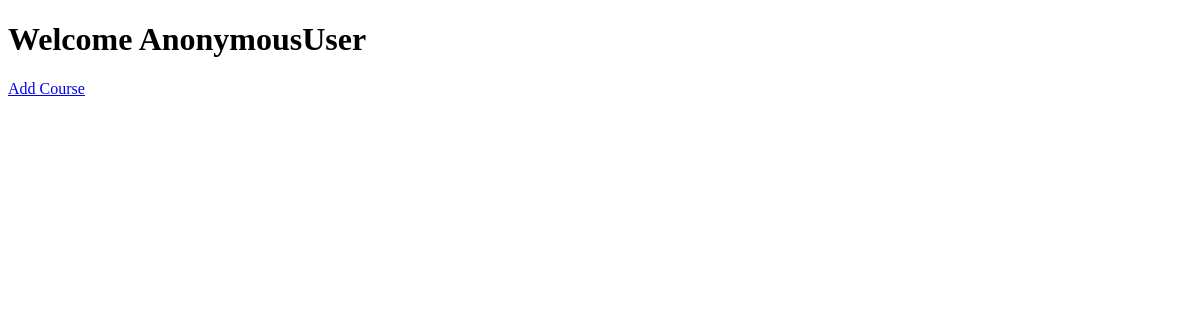
The page /instructor_dashboard on the database as committed earlier.
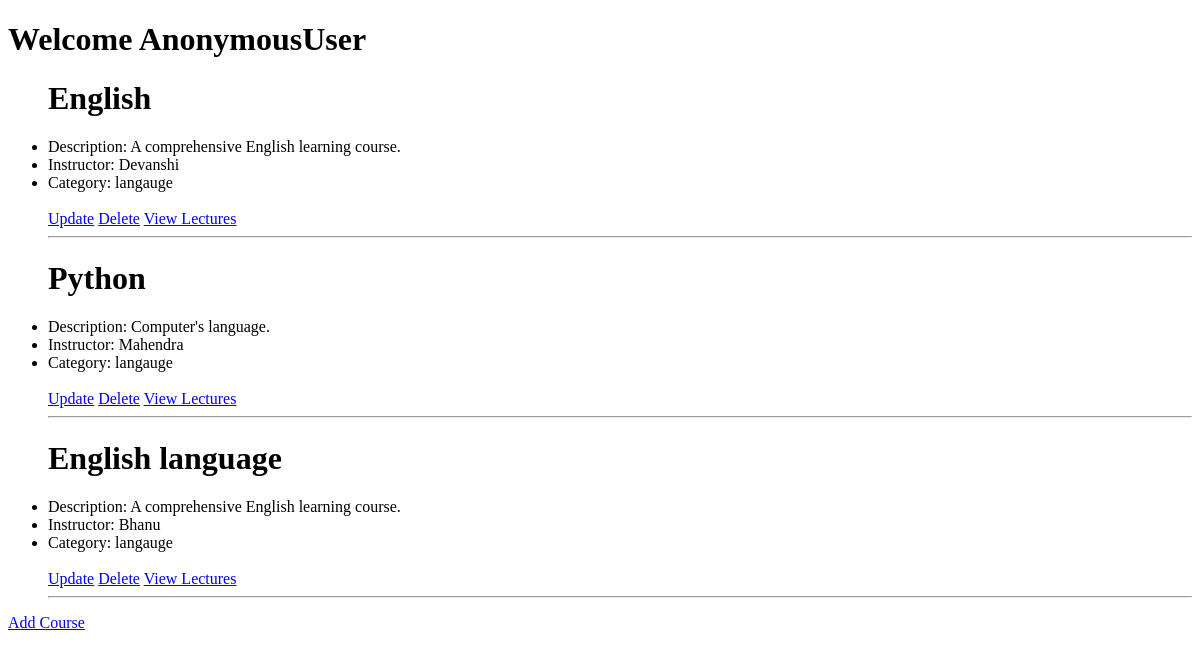
The same page on the database as committed later.
### app/models.py (models this page shows, shortened)
class Course(models.Model):
    title=models.CharField(max_length=100)
    description=models.TextField()
    instructor=models.CharField(max_length=100)
    category=models.ForeignKey(Category, on_delete=models.CASCADE)

class Category(models.Model):
    category_choice=(('science', 'Science'),('math', 'Math'),('langauge', 'Language'),('computer', 'Computer'),('electronics', 'Electronics'))
    name=models.CharField(max_length=100, choices=category_choice, default='computer')
    def __str__(self):
        return self.name

### app/views.py (the view)
# urls.py: path('instructor_dashboard', views.instructor_dashboard, name='instructor_dashboard'),
def instructor_dashboard(request):
    all_course = Course.objects.all()
    return render(request, 'app/instructor_dashboard.html', {'all_course': all_course})

### templates/app/instructor_dashboard.html (shortened to what this page needs)
<!DOCTYPE html>
<html lang="en">
<head>
</head>
<body>
    <h1>Welcome {{user}} </h1>
<ul>
    {% for course in all_course %}
    <h1>{{ course.title }}</h1>
    <li>Description: {{ course.description }}</li>
    <li>Instructor: {{ course.instructor }}</li>
    <li>Category: {{ course.category }}</li>
    <br>
    <a href="{% url 'update_course' course.id %}">Update</a>
    <a href="{% url 'delete_course' course.id %}">Delete</a>
    <a href="{% url 'all_lectures' course.id %}">View Lectures</a>
    <hr>
    {% endfor %}
</ul>
    <a href="{% url 'course' %}">Add Course</a>
</body>
</html>

Rows that differ between the two databases and show on the page:
added Course: title "English", description "A comprehensive English learning course.", instructor "Devanshi", category "langauge"
added Course: title "Python", description "Computer's language.", instructor "Mahendra", category "langauge"
added Course: title "English language", description "A comprehensive English learning course.", instructor "Bhanu", category "langauge"
